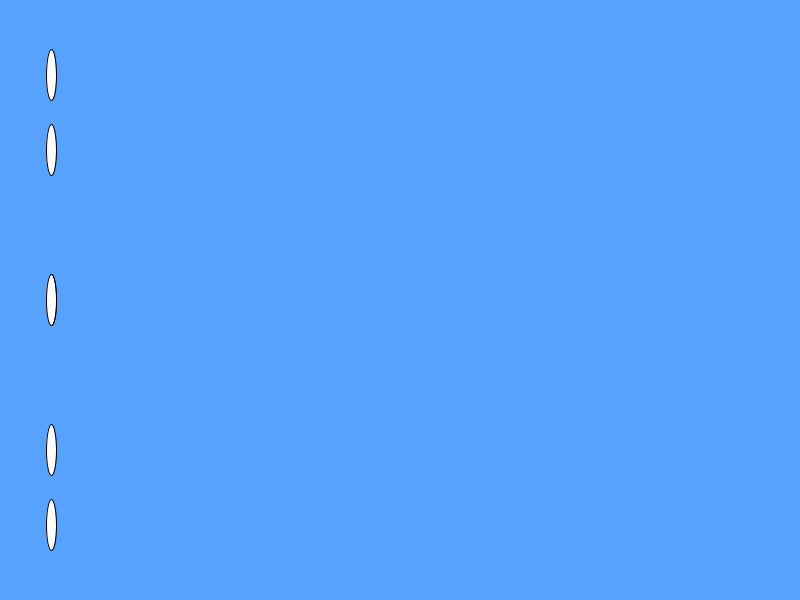
Frame 1 (no input)
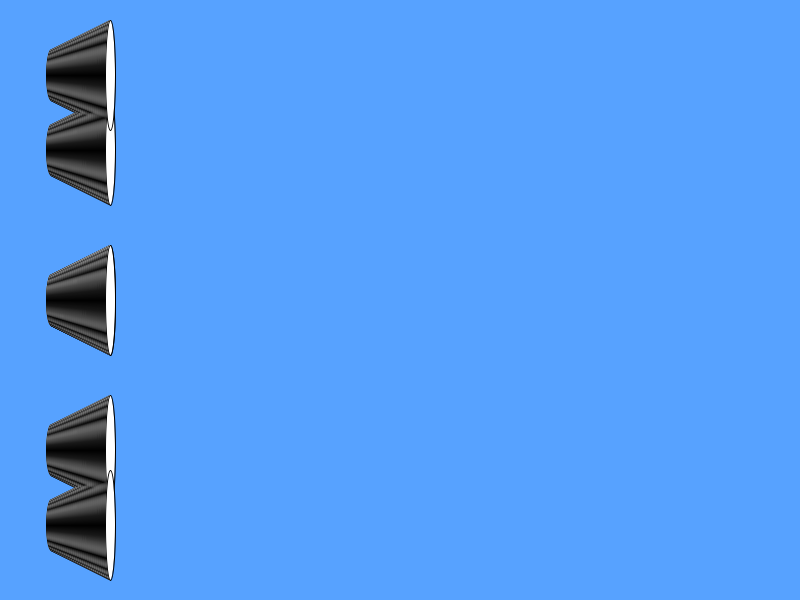
Frame 60 (the mouse pressed at the canvas centre just before this capture)
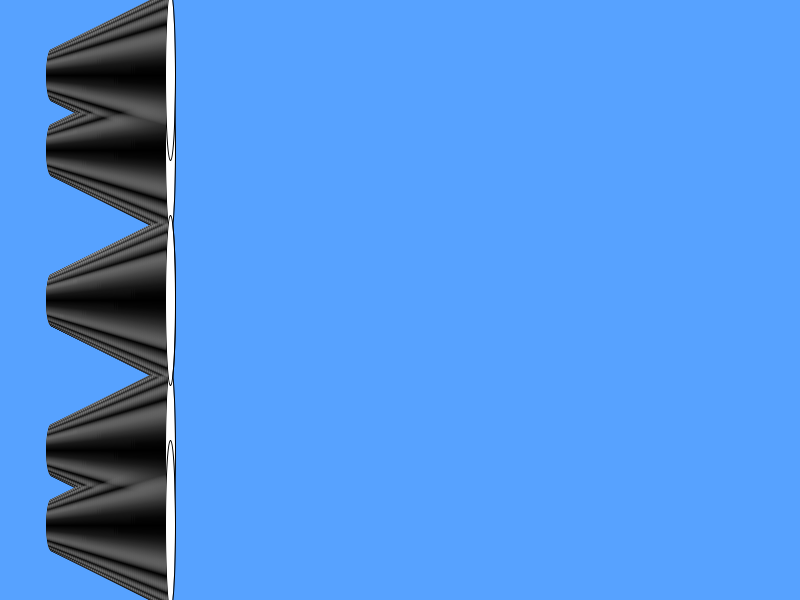
Frame 120 (the mouse held since frame 60 and released just before this capture)

The Processing sketch that drew these frames (run headless with seeded random() and noise(); from frame 60 on, the mouse is pressed at the canvas centre):

// Processing sketch: processing_159444
// ── processing_159444.pde

int perro=50;// otro ejercicio
void setup(){
 size(800,600);
 background(87,162,255);
}
void draw(){
  
  perro=perro+1;
  ellipse(perro,300,10,perro);
    ellipse(perro,150,10,perro);
      ellipse(perro,450,10,perro);  
  ellipse(perro,300,10,perro);
    ellipse(perro,75,10,perro);
      ellipse(perro,525,10,perro);
      
}
